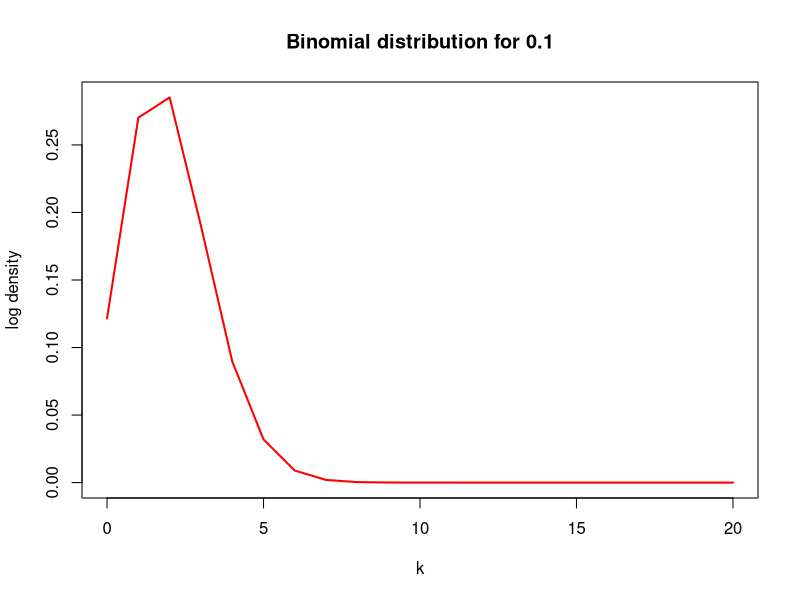
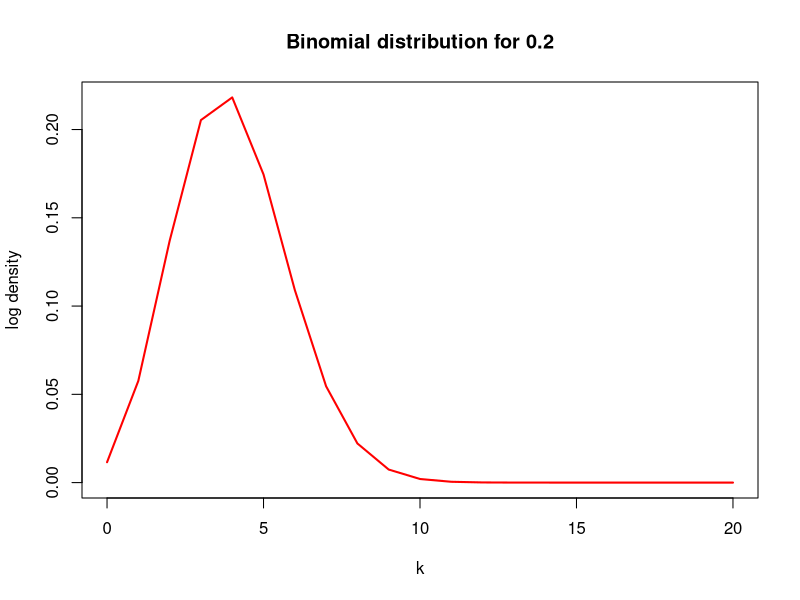
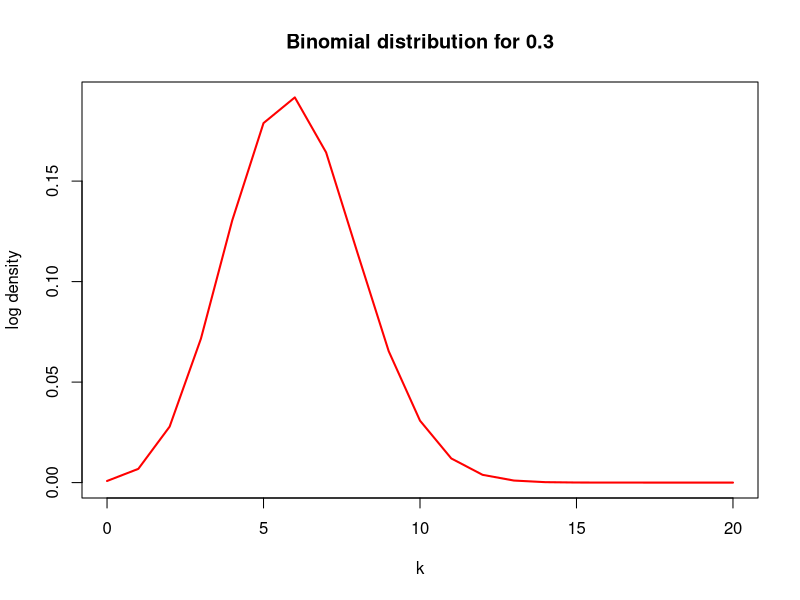
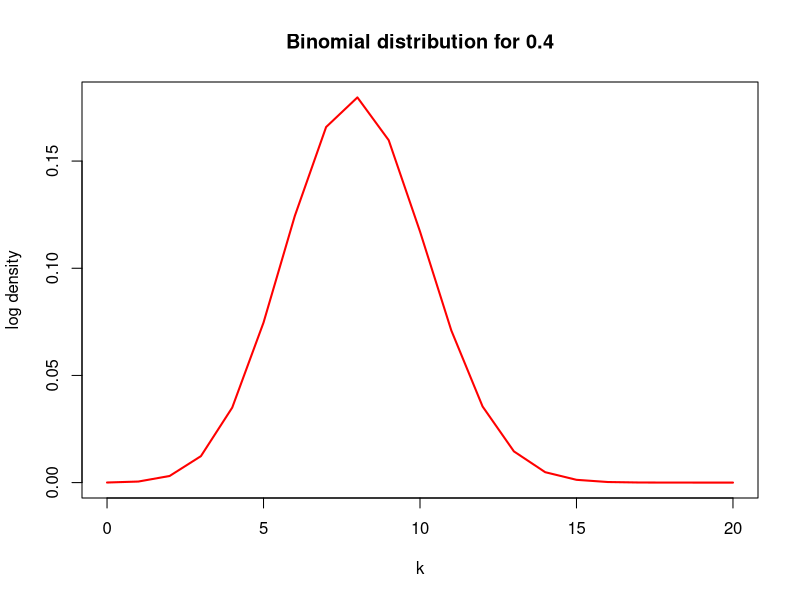
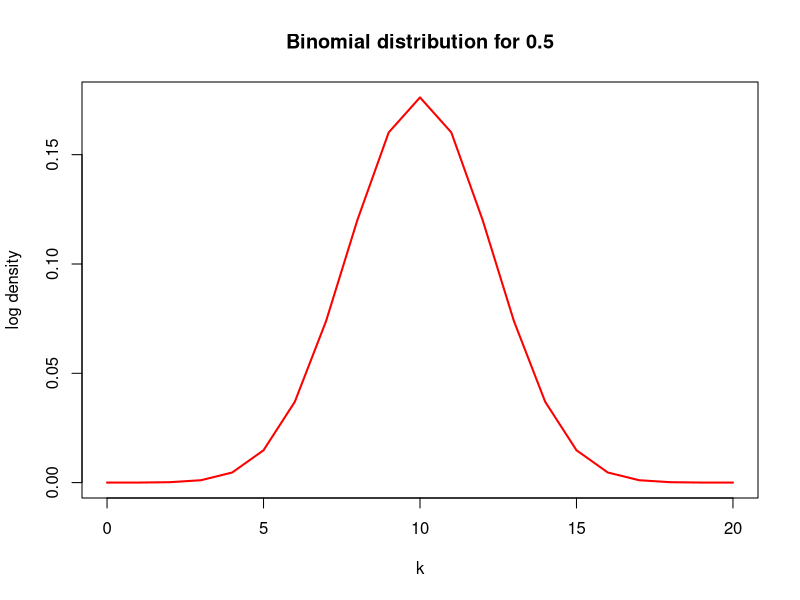
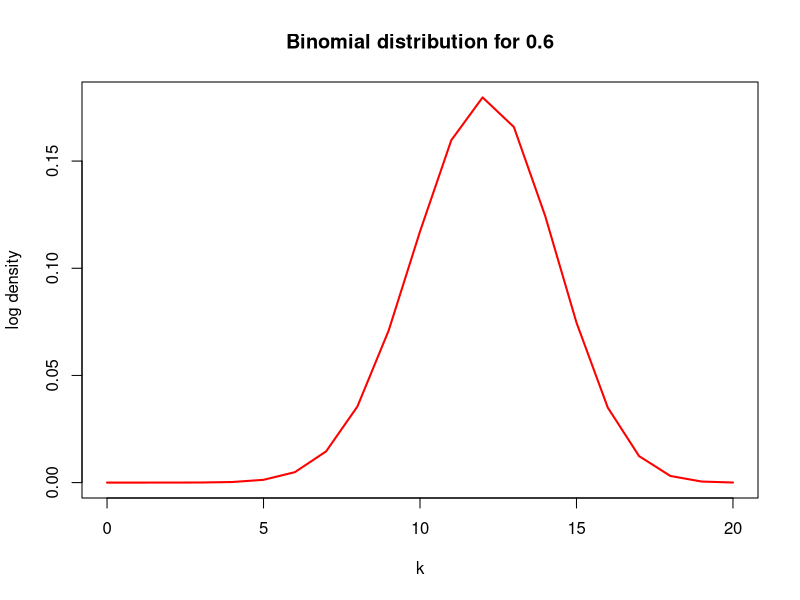
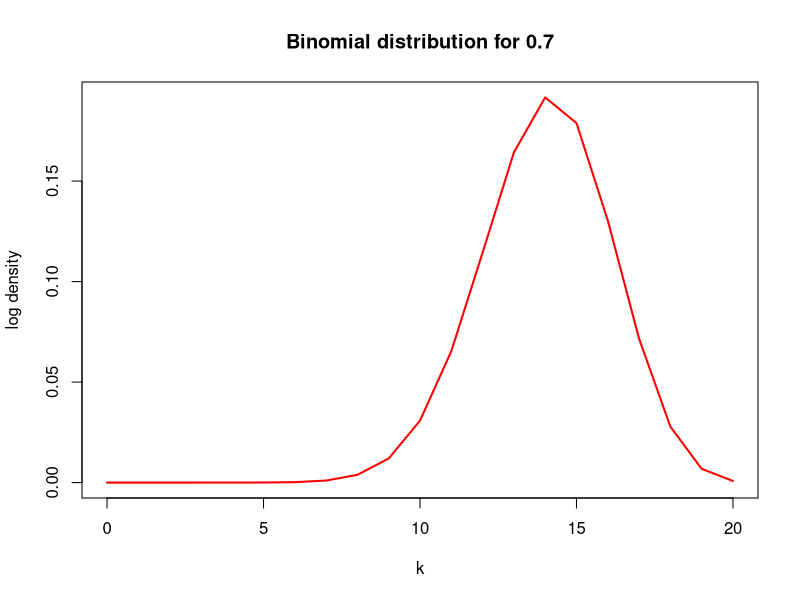
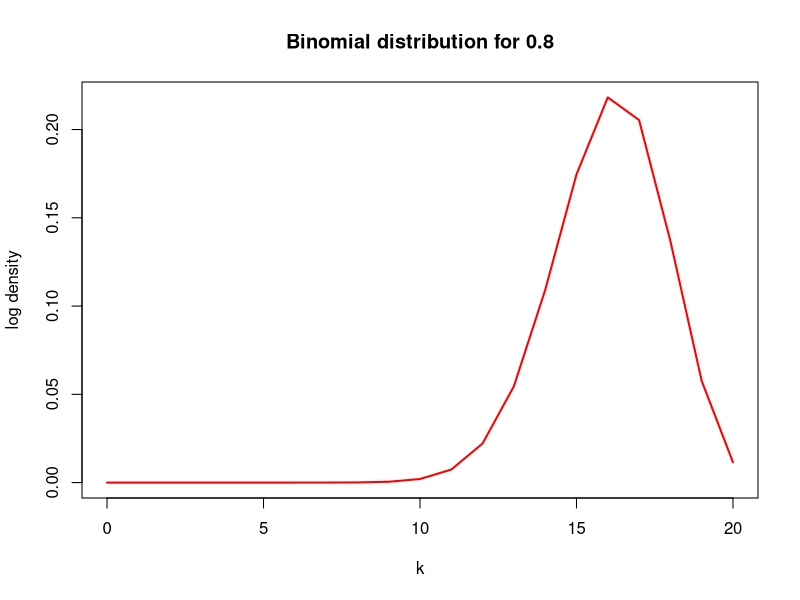

Recreate these plots in R, in order.
require(graphics)

n <- 20
k <- seq(0, n)

c <- 
print(c)

for(i in seq(0.1, 0.9, 0.1)){
    title <- paste("Binomial distribution for", i)

    pdf(paste(title,".pdf"),width=6,height=4,paper='special') 

    plot (k, dbinom(k, n, i, log = FALSE), type = "l" ,ylab = "log density", main = title, col = "red", lwd = 2)
    
    dev.off()
}